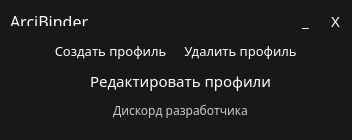
<?xml version="1.0" encoding="UTF-8"?>
<ui version="4.0">
 <class>MainWindow</class>
 <widget class="QMainWindow" name="MainWindow">
  <property name="enabled">
   <bool>true</bool>
  </property>
  <property name="geometry">
   <rect>
    <x>0</x>
    <y>0</y>
    <width>352</width>
    <height>140</height>
   </rect>
  </property>
  <property name="windowTitle">
   <string>Главное меню</string>
  </property>
  <property name="styleSheet">
   <string notr="true">QWidget {
	color: white;
	font-family: Rubik;
	background-color: #181818
}

QLineEdit {
	border: 2px solid #cfcfcf;
	border-radius: 4px;
}

QPushButton {
    background-color: transparent;
	border: none;
 	border-collapse: separate;
	border-radius: 5px;
}

QPushButton:hover {
    background-color: #999;
}

QPushButton:pressed {
    background-color: #666;
}

QListWidget {
	border: 2px solid #cfcfcf;
	border-radius: 7px;
}</string>
  </property>
  <property name="unifiedTitleAndToolBarOnMac">
   <bool>false</bool>
  </property>
  <widget class="QWidget" name="centralwidget">
   <widget class="QPushButton" name="createProfileButton">
    <property name="geometry">
     <rect>
      <x>50</x>
      <y>40</y>
      <width>121</width>
      <height>21</height>
     </rect>
    </property>
    <property name="font">
     <font>
      <family>Rubik</family>
      <pointsize>10</pointsize>
     </font>
    </property>
    <property name="styleSheet">
     <string notr="true"/>
    </property>
    <property name="text">
     <string>Создать профиль</string>
    </property>
   </widget>
   <widget class="QPushButton" name="deleteProfileButton">
    <property name="geometry">
     <rect>
      <x>180</x>
      <y>40</y>
      <width>121</width>
      <height>21</height>
     </rect>
    </property>
    <property name="font">
     <font>
      <family>Rubik</family>
      <pointsize>10</pointsize>
      <weight>50</weight>
      <bold>false</bold>
     </font>
    </property>
    <property name="styleSheet">
     <string notr="true"/>
    </property>
    <property name="text">
     <string>Удалить профиль</string>
    </property>
   </widget>
   <widget class="QLabel" name="title">
    <property name="geometry">
     <rect>
      <x>10</x>
      <y>10</y>
      <width>81</width>
      <height>16</height>
     </rect>
    </property>
    <property name="font">
     <font>
      <family>Rubik</family>
      <pointsize>12</pointsize>
      <weight>50</weight>
      <bold>false</bold>
     </font>
    </property>
    <property name="layoutDirection">
     <enum>Qt::LeftToRight</enum>
    </property>
    <property name="styleSheet">
     <string notr="true">QLabel {
	color: #fefefe;
}</string>
    </property>
    <property name="text">
     <string>&lt;html&gt;&lt;head/&gt;&lt;body&gt;&lt;p&gt;ArciBinder&lt;/p&gt;&lt;/body&gt;&lt;/html&gt;</string>
    </property>
   </widget>
   <widget class="QPushButton" name="editProfileButton">
    <property name="geometry">
     <rect>
      <x>80</x>
      <y>70</y>
      <width>201</width>
      <height>21</height>
     </rect>
    </property>
    <property name="font">
     <font>
      <family>Rubik</family>
      <pointsize>11</pointsize>
     </font>
    </property>
    <property name="styleSheet">
     <string notr="true"/>
    </property>
    <property name="text">
     <string>Редактировать профили</string>
    </property>
   </widget>
   <widget class="QPushButton" name="adButton">
    <property name="geometry">
     <rect>
      <x>100</x>
      <y>100</y>
      <width>161</width>
      <height>20</height>
     </rect>
    </property>
    <property name="styleSheet">
     <string notr="true">QPushButton:pressed {
    background-color: transparent;
}

QPushButton {
	color: #c9c9c9;
}</string>
    </property>
    <property name="text">
     <string>Дискорд разработчика</string>
    </property>
   </widget>
   <widget class="QPushButton" name="closeButton">
    <property name="geometry">
     <rect>
      <x>320</x>
      <y>10</y>
      <width>31</width>
      <height>21</height>
     </rect>
    </property>
    <property name="font">
     <font>
      <family>Rubik</family>
      <pointsize>11</pointsize>
     </font>
    </property>
    <property name="styleSheet">
     <string notr="true">color: #fffde0;</string>
    </property>
    <property name="text">
     <string>X</string>
    </property>
   </widget>
   <widget class="QPushButton" name="minimizeButton">
    <property name="geometry">
     <rect>
      <x>290</x>
      <y>10</y>
      <width>31</width>
      <height>21</height>
     </rect>
    </property>
    <property name="font">
     <font>
      <family>Rubik</family>
      <pointsize>11</pointsize>
     </font>
    </property>
    <property name="styleSheet">
     <string notr="true">color: #fffde0;

QPushButton::hover {
	background-color: #ff0000;
}</string>
    </property>
    <property name="text">
     <string>_</string>
    </property>
   </widget>
  </widget>
  <widget class="QStatusBar" name="statusbar"/>
  <action name="action">
   <property name="text">
    <string>Сбросить базу данных</string>
   </property>
  </action>
  <action name="action2">
   <property name="text">
    <string>Выйти</string>
   </property>
  </action>
  <action name="action_3">
   <property name="text">
    <string>пон</string>
   </property>
  </action>
 </widget>
 <resources>
  <include location="resources.qrc"/>
 </resources>
 <connections/>
</ui>
